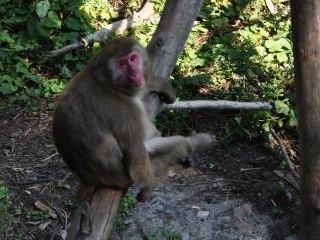
//> input picture OpenCV_Linux_Ubuntu/images/baboon01.jpg, 320 x 240 px
$ ./finder   (built with g++ and OpenCV 4)
//> lines starting //> are read from the running program, lines starting //| are printed output that depends on the picture; after the words box and inside, x2 and y2 are one past the last pixel; in counts of white or black regions, pixels touching at a corner belong together
### opencv_linux/13_image_historgram/contentFinder.hpp
/**
 * @File    : contentFinder.hpp
 * @Brief   : 根据图像直方图属性查找图像特定内容； 反向投影直方图检测特定图像内容
 * @Author  : Wei Li
 * @Date    : 2021-07-28
*/

#ifndef CONTENTFINDER
#define CONTENTFINDER

#include <opencv2/imgproc.hpp>

class ContentFinder
{
private:
    // 直方图参数
    float hranges[2];
    const float *ranges[3];
    int channels[3];

    float threshold;   // 决策阈值 [0,1]
    cv::Mat histogram; // 直方图可能是稀疏的
    cv::SparseMat sparse_histogram;
    bool isSparse;

public:
    // 无参默认构造函数
    ContentFinder() : threshold(0.1f), isSparse(false)
    {
        // 所有通道数值范围相同
        ranges[0] = hranges;
        ranges[1] = hranges;
        ranges[2] = hranges;
    }

    // 该类的 get 和 set 方法
    void setThreshold(float threshold)
    {
        threshold = threshold;
    }
    // [4 lines left out: function getThreshold, not called in this run]

    void setHistogram(const cv::Mat &hist)
    {
        isSparse = false;
        // 直方图归一化
        cv::normalize(hist, histogram, 1.0);
    }
    // [20 lines left out: functions setHistogram, find, not called in this run]
    // 单通道处理，重载版本，便于可以直接处理三个通道的
    // Finds the pixels belonging to the histogram
    cv::Mat find(const cv::Mat &image, float minValue, float maxValue, int *channels)
    {
        cv::Mat result;

        hranges[0] = minValue;
        hranges[1] = maxValue;

        // call the right function based on histogram type
        // 根据 稀疏 调用正确的版本
        if (isSparse)
        {
            for (int i = 0; i < sparse_histogram.dims(); ++i)
            {
                // 直方图的维度数与通道列表一致
                this->channels[i] = channels[i];
            }

            // 反向投影 OpenCV 函数
            cv::calcBackProject(&image,
                                1,                // 只使用一幅图像
                                channels,         // 通道
                                sparse_histogram, // 直方图
                                result,           // 反向投影的图像
                                ranges,           // 每个维度的值范围
                                255.0             // 选用的换算系数 把概率值从 1 映射到 255
            );
        }
        else
        {
            for (int i = 0; i < histogram.dims; i++)
            {
                this->channels[i] = channels[i];
            }

            cv::calcBackProject(&image,
                                1,         // we only use one image at a time
                                channels,  // vector specifying what histogram dimensions belong to what image channels
                                histogram, // the histogram we are using
                                result,    // the resulting back projection image
                                ranges,    // the range of values, for each dimension
                                255.0      // the scaling factor is chosen such that a histogram value of 1 maps to 255
            );
        }

        // 对反向投影结果做阈值化，得到二值图像
        if (threshold > 0.0)
        {
            cv::threshold(result, result, 255.0*threshold, 255.0, cv::THRESH_BINARY);
        }

        return result;
    }
};

#endif // CONTENTFINDER

### opencv_linux/13_image_historgram/colorhistogram.hpp
/**
 * @File    : colorhistogram.hpp
 * @Brief   : 计算彩色图像的(三通道)的直方图
 * @Author  : Wei Li
 * @Date    : 2021-07-28
*/

#ifndef COLHISTOGRAM
#define COLHISTOGRAM

#include <opencv2/imgproc.hpp>

class ColorHistogram
{
private:
    int histSize[3];        // size of each dimension
    float hranges[2];       // range of values (same for the 3 dimensions)
    const float *ranges[3]; // array of ranges for each dimension
    int channels[3];        // channel to be considered

public:
    // 无参默认构造函数
    ColorHistogram()
    {
        // Prepare default arguments for a color histogram
        // each dimension has equal size and range
        histSize[0] = histSize[1] = histSize[2] = 256;
        hranges[0] = 0.0; // BRG range from 0 to 256
        hranges[1] = 256.0;
        ranges[0] = hranges; // in this class,
        ranges[1] = hranges; // all channels have the same range
        ranges[2] = hranges;
        channels[0] = 0; // the three channels: B
        channels[1] = 1; // G
        channels[2] = 2; // R
    }

    // 类的 set and get 方法, 实现对数据的封装
    // set histogram size for each dimension
    // [59 lines left out: functions setSize, getHistogram, getSparseHistogram, not called in this run]

    // Computes the 1D Hue histogram.
    // BGR source image is converted to HSV
    // Pixels with low saturation are ignored
    cv::Mat getHueHistogram(const cv::Mat &image, int minSaturation = 0)
    {
        cv::Mat hist;

        // Convert to HSV colour space
        cv::Mat hsv;
        cv::cvtColor(image, hsv, cv::COLOR_BGR2HSV);

        // Mask to be used (or not)
        cv::Mat mask;
        // creating the mask if required
        if (minSaturation > 0)
        {

            // Spliting the 3 channels into 3 images
            std::vector<cv::Mat> v;
            cv::split(hsv, v);

            // Mask out the low saturated pixels
            cv::threshold(v[1], mask, minSaturation, 255, cv::THRESH_BINARY);
        }

        // Prepare arguments for a 1D hue histogram
        hranges[0] = 0.0; // range is from 0 to 180
        hranges[1] = 180.0;
        channels[0] = 0; // the hue channel

        // Compute histogram
        cv::calcHist(&hsv,
                     1,        // histogram of 1 image only
                     channels, // the channel used
                     mask,     // binary mask
                     hist,     // the resulting histogram
                     1,        // it is a 1D histogram
                     histSize, // number of bins
                     ranges    // pixel value range
        );

        return hist;
    }

    // Computes the 2D ab histogram.
    // BGR source image is converted to Lab
    // [28 lines left out: function getabHistogram, not called in this run]
};

#endif

### OpenCV_Linux_Ubuntu/13_image_historgram/finder.cpp
/**
 * @File    : finder.cpp
 * @Brief   : 均值平移算法查找目标 mean-shift algorithm
 * @Author  : Wei Li
 * @Date    : 2021-07-29
*/

#include <iostream>
#include <vector>

#include <opencv2/highgui/highgui.hpp>
#include <opencv2/video/tracking.hpp>

#include "colorhistogram.hpp"
#include "contentFinder.hpp"

// --------------------------------
int main(int argc, char **argv)
{
    cv::Mat image = cv::imread("./../images/baboon01.jpg");
//> image is the input picture: 240 rows x 320 cols, CV_8UC3; mean B, G, R 58.4, 69.5, 66.5
    if (!image.data)
    {
        std::cerr << "--Error reading image file." << std::endl;
        return 1;
    }

    // 初始化定位窗口位置
    cv::Rect rect(110, 45, 35, 45);
    cv::rectangle(image, rect, cv::Scalar(0, 0, 255));
//> image: 240 rows x 320 cols, CV_8UC3; 0.2% of pixels changed, all inside (x1, y1, x2, y2) = (110, 45, 145, 90)
    cv::namedWindow("Image 1");
    cv::imshow("Image 1", image);

    // Baboon's face ROI
    cv::Mat imageROI = image(rect);

    // 在 HSV 色彩空间中计算 狒狒脸部有非常独特的粉红色，使用像素的色调很容易标识狒狒脸部
    int minSat = 65; // 考虑饱和度的影响，设置阈值进行忽略
    ColorHistogram hc;
    cv::Mat colorhist = hc.getHueHistogram(imageROI, minSat);
//> in getHueHistogram, `cv::cvtColor(image, hsv, cv::COLOR_BGR2HSV);`: hsv: 45 rows x 35 cols, CV_8UC3; mean H, S, V 100.2, 82.7, 93.7
//> in getHueHistogram, `cv::threshold(v[1], mask, minSaturation, 255, cv::THRESH_BINARY);`:
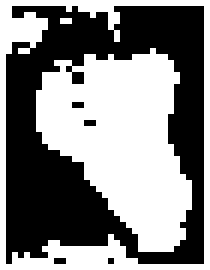
//> mask: 45 rows x 35 cols, CV_8UC1 (shown 6 times larger); 51.5% white; 5 black regions (4 under 20 px), largest, box (x1, y1, x2, y2) and area: (1, 1, 34, 44) 757
//> in getHueHistogram, `cv::calcHist(&hsv, 1, channels, mask, hist, 1, histSize, ranges );`: hist = 256 values, max 164 at index 0, min 0 at index 1, mean 3.17
//> colorhist has the same summary as hist in getHueHistogram

    ContentFinder finder;
    finder.setHistogram(colorhist);
//> in setHistogram, `cv::normalize(hist, histogram, 1.0);`: histogram = 256 values, max 0.683 at index 0, min 0 at index 1, mean 0.0132
    finder.setThreshold(0.2f);

    // Convert to HSV space ,just for display
    cv::Mat hsv;
    cv::cvtColor(image, hsv, cv::COLOR_BGR2HSV);
//> hsv: 240 rows x 320 cols, CV_8UC3; mean H, S, V 62.3, 62.2, 73.3
    // 切分三个分量，存储在 vector 中三幅图像
    std::vector<cv::Mat> v;
    cv::split(hsv, v);
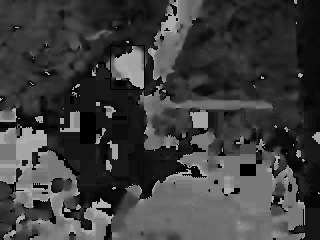
//> v[0]: 240 rows x 320 cols, CV_8UC1; min 0, max 179, mean 62.3
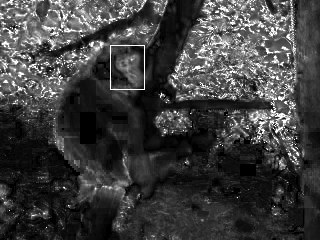
//> v[1]: 240 rows x 320 cols, CV_8UC1; min 0, max 255, mean 62.2
//> v[2]: 240 rows x 320 cols, CV_8UC1

    // 消除低饱和度的像素
    cv::threshold(v[1], v[1], minSat, 255, cv::THRESH_BINARY);
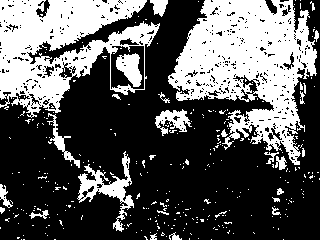
//> v[1]: 240 rows x 320 cols, CV_8UC1; 35.4% white; 320 white regions (293 under 20 px), largest, box (x1, y1, x2, y2) and area: (168, 0, 317, 165) 12892, (0, 0, 160, 118) 9840, (77, 151, 134, 232) 1240
    cv::namedWindow("Saturation mask");
    cv::imshow("Saturation mask", v[1]);

    // 利用反向投影直方图和移动均值算法进行目标检测
    image = cv::imread("./../images/baboon02.jpg");
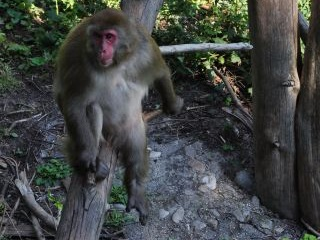
//> input picture OpenCV_Linux_Ubuntu/images/baboon02.jpg, 320 x 240 px
//> image is the input picture: 240 rows x 320 cols, CV_8UC3; mean B, G, R 66.3, 67.5, 64.1
    if (!image.data)
    {
        std::cerr << "--Error readimg image file." << std::endl;
        return -1;
    }
    cv::namedWindow("Image 2");
    cv::imshow("Image 2", image);
    cv::cvtColor(image, hsv, cv::COLOR_BGR2HSV);
//> hsv: 240 rows x 320 cols, CV_8UC3; mean H, S, V 82, 49.2, 72.7

    // Get back-projection of hue histogram
    int ch[1] = {0};
    finder.setThreshold(-1.0f); // no thresholding
    cv::Mat result = finder.find(hsv, 0.0f, 180.0f, ch);
//> in find, `cv::threshold(result, result, 255.0*threshold, 255.0, cv::THRESH_BINAR..`:
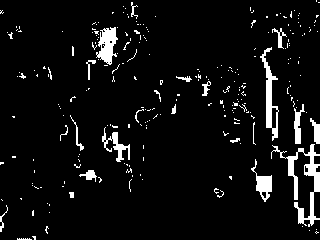
//> result: 240 rows x 320 cols, CV_8UC1; 6% white; 248 white regions (224 under 20 px), largest, box (x1, y1, x2, y2) and area: (271, 144, 320, 227) 977, (260, 47, 279, 141) 568, (96, 27, 118, 65) 489
    // Display back projection result
    cv::namedWindow("Backprojection on second image");
    cv::imshow("Backprojection on second image", result);

    // 初始化搜索的定位位置
    cv::rectangle(image, rect, cv::Scalar(0, 0, 255));
    // mean-shift algorithm
    cv::TermCriteria criteria(cv::TermCriteria::MAX_ITER | cv::TermCriteria::EPS,
                              10, // iterate max 10 times
                              1); // or until the change in centroid position is less than 1px
    std::cout << "meanshift= " << cv::meanShift(result, rect, criteria) << std::endl;
//| meanshift= 4
//> rect = Rect(88, 23, 35, 45)

    // draw output window
	cv::rectangle(image, rect, cv::Scalar(0,255,0));
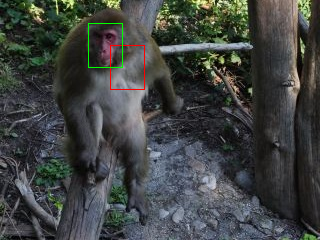
//> image: 240 rows x 320 cols, CV_8UC3; mean B, G, R 65.9, 67.7, 64.3
	// Display image
	cv::namedWindow("Image 2 result");
	cv::imshow("Image 2 result",image);

    cv::waitKey();
    cv::destroyAllWindows();
    return 0;
}
